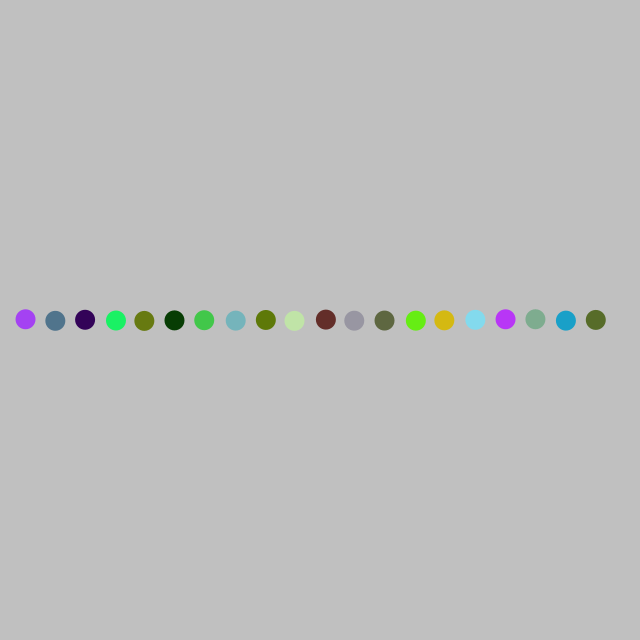
Frame 1 (no input)
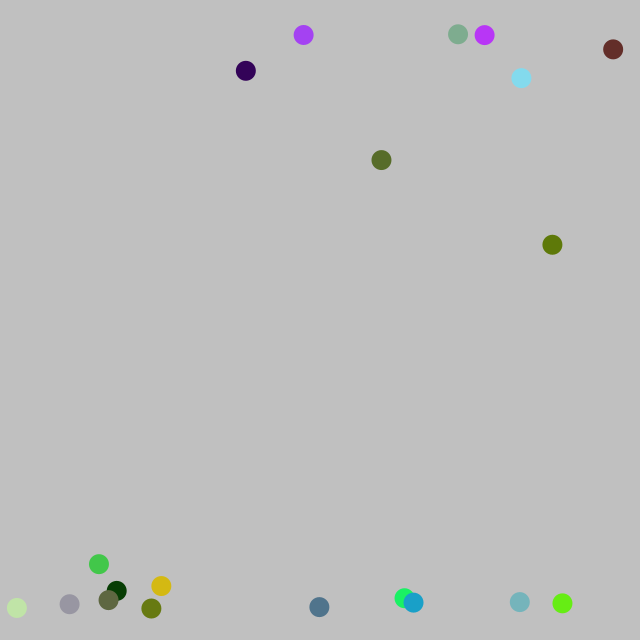
Frame 60 (the mouse pressed at the canvas centre just before this capture)
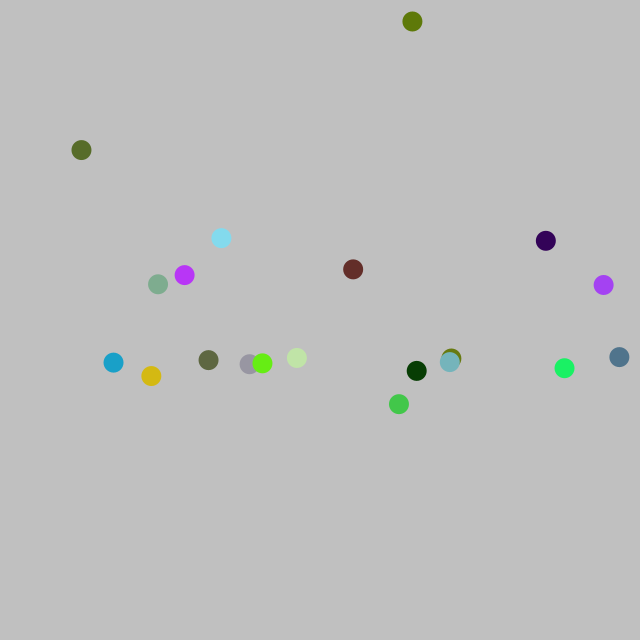
Frame 120 (the mouse held since frame 60 and released just before this capture)

The Processing sketch that drew these frames (run headless with seeded random() and noise(); from frame 60 on, the mouse is pressed at the canvas centre):

// Processing sketch: oop_balls_pde
// ── oop_balls_pde.pde
/* 
I will glady admit I was terribly tempted to go OOP with these exercises,
In the spirit of the class, I think I only used what was taught in class...
*/

int numCirc = 20;

float ellipseSize = 20.0f;
float ellipseSpace = 10.0f;

float rowWidth;

color[] colors = new color[numCirc];

float[] xPos = new float[numCirc];
float[] yPos = new float[numCirc];

float[] xVel = new float[numCirc];
float[] yVel = new float[numCirc];

float[] xAcc = new float[numCirc];
float[] yAcc = new float[numCirc];

float centerX;
float centerY;

float topSpeed = 5.0f;

float topBound;
float bottomBound;
float leftBound;
float rightBound;

void setup() {
  size(640,640);
 
  centerX = width / 2;
  centerY = height / 2;

  rowWidth = numCirc*ellipseSize+(numCirc-1)*ellipseSpace;
  
  for(int i = 0; i<colors.length;i++) {
    colors[i] = randomColor();
    xPos[i] = centerX-(rowWidth/2) + i*ellipseSize + i * ellipseSpace; 
    yPos[i] = centerY;
    
    xAcc[i] = 1-random(2);
    yAcc[i] = 1-random(2);
  }
  
  topBound = 0 + ellipseSize / 2;
  bottomBound = height - ellipseSize / 2;
  
  leftBound = 0 + ellipseSize / 2;
  rightBound = width - ellipseSize / 2;
  
}

void update() {
  
  for(int i=0;i<colors.length;i++) {

    xVel[i] = xVel[i] + xAcc[i];
    yVel[i] = yVel[i] + yAcc[i];
    
// bounding the velocity    
    if(xVel[i] > topSpeed) {
      xVel[i] = topSpeed;
    }
    if(xVel[i] < -topSpeed) {
      xVel[i] = -topSpeed;
    }
    if(yVel[i] > topSpeed) {
      yVel[i] = topSpeed;
    }
    if(yVel[i] < -topSpeed) {
      yVel[i] = -topSpeed;
    }

// bound the moving particles. for kicks we'll flip their velocity acceleration 

   if(xPos[i] < leftBound) {
     xAcc[i] = -xAcc[i];
     xVel[i] = -xVel[i];
   }

   if(xPos[i] > rightBound) {
     xAcc[i] = -xAcc[i];
     xVel[i] = -xVel[i];
   }

  if(yPos[i] < topBound) {
    yAcc[i] = -yAcc[i];
    yVel[i] = -yVel[i];
  }

  if(yPos[i] > bottomBound) {
    yAcc[i] = -yAcc[i];
    yVel[i] = -yVel[i];
  }  
   
    xPos[i] = xPos[i] + xVel[i];
    yPos[i] = yPos[i] + yVel[i];
    
  }
  
}

// repeat after me: DRAW IS FOR DRAWING. 
// of course, this only applies when the time from your deadline is > 2 hours.

void draw() {
  
  update();
  
  background(192);
  for(int i = 0; i < colors.length;i++) {  
    noStroke();
    fill(colors[i]);
    ellipse(xPos[i],yPos[i],ellipseSize,ellipseSize);
  }
}

color randomColor() {
  return color(random(1)*255,random(1)*255,random(1)*255);
}
